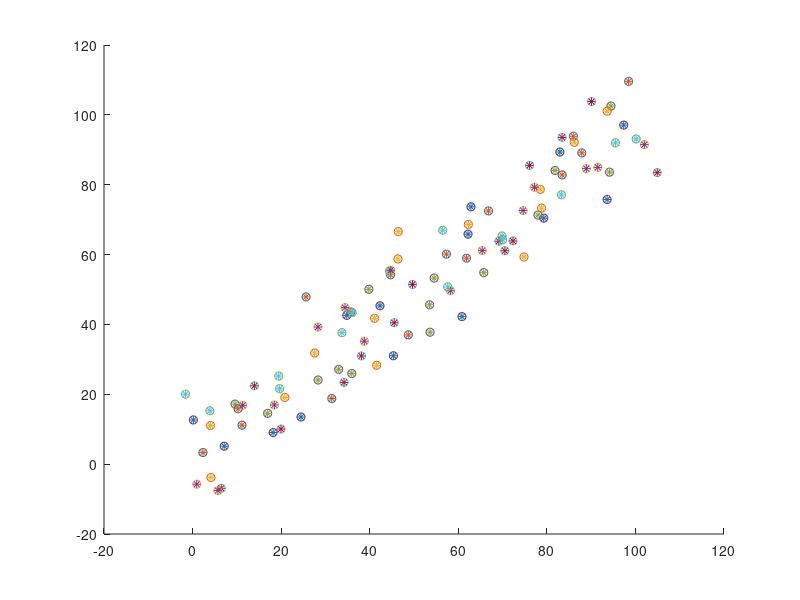

MATLAB code for this plot:
clc
clear all

fix1 =  [100,0,10];
fix2 = [100,100,10];
fix3 = [0,100,10];
for i=1:100
    %Gen points
    points(i,:)=[i+4*randn(1,1),i+8*randn(1,1),0];
    scatter(points(i,1),points(i,2));
    d1(i)=sqrt(((fix1(1)-points(i,1))^2)+((fix1(2)-points(i,2))^2)+((fix1(3)-points(i,3))^2));
    d2(i)=sqrt(((fix2(1)-points(i,1))^2)+((fix2(2)-points(i,2))^2)+((fix2(3)-points(i,3))^2));
    d3(i)=sqrt(((fix3(1)-points(i,1))^2)+((fix3(2)-points(i,2))^2)+((fix3(3)-points(i,3))^2));
    hold on
    
    %Solve - Newton
    guess = [0;0;0];
    iter = 1000;
    cnt = 0;
    relax = 0.01;
    tolerance = 0.01;
    pass = 1;
    while pass == 1
        jacobi = 2*[guess(1)-fix1(1) guess(2)-fix1(2) guess(3)-fix1(3);...
                    guess(1)-fix2(1) guess(2)-fix2(2) guess(3)-fix2(3);...
                    guess(1)-fix3(1) guess(2)-fix3(2) guess(3)-fix3(3)];
        value =[ ((guess(1)-fix1(1))^2)+((guess(2)-fix1(2))^2)+((guess(3)-fix1(3))^2) - d1(i)^2;...
                 ((guess(1)-fix2(1))^2)+((guess(2)-fix2(2))^2)+((guess(3)-fix2(3))^2) - d2(i)^2;...
                 ((guess(1)-fix3(1))^2)+((guess(2)-fix3(2))^2)+((guess(3)-fix3(3))^2) - d3(i)^2;  ] ;     
        guess = guess - relax*inv(jacobi)*value;
        cnt = cnt+1;
        d1_iter=sqrt(((fix1(1)-guess(1))^2)+((fix1(2)-guess(2))^2)+((fix1(3)-guess(3))^2));
        d2_iter=sqrt(((fix2(1)-guess(1))^2)+((fix2(2)-guess(2))^2)+((fix2(3)-guess(3))^2));
        d3_iter=sqrt(((fix3(1)-guess(1))^2)+((fix3(2)-guess(2))^2)+((fix3(3)-guess(3))^2));
        if (cnt>=iter) || (abs(d1_iter-d1(i))<=tolerance && abs(d2_iter-d2(i))<=tolerance && abs(d3_iter-d3(i))<=tolerance)
            pass = 0;
        end
    end
    count(i) = cnt;
    x_detect(i,:) = transpose(guess);
    d1_detect(i)=sqrt(((fix1(1)-x_detect(i,1))^2)+((fix1(2)-x_detect(i,2))^2)+((fix1(3)-x_detect(i,3))^2));
    d2_detect(i)=sqrt(((fix2(1)-x_detect(i,1))^2)+((fix2(2)-x_detect(i,2))^2)+((fix2(3)-x_detect(i,3))^2));
    d3_detect(i)=sqrt(((fix3(1)-x_detect(i,1))^2)+((fix3(2)-x_detect(i,2))^2)+((fix3(3)-x_detect(i,3))^2));
    scatter(x_detect(i,1),x_detect(i,2),'*'); 
    
end

